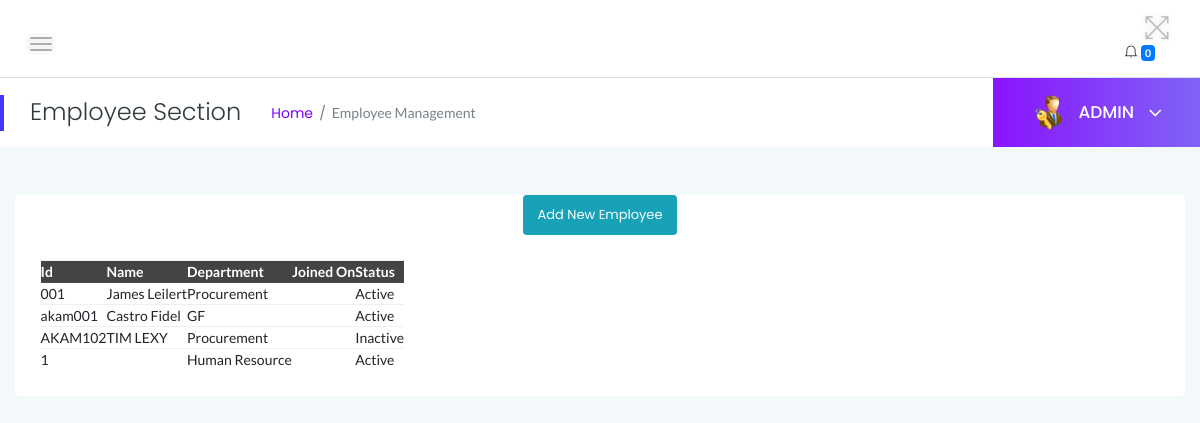
/myadmin/employees/ (signed in), run on the app's committed database.
### myadmin/models.py (models this page shows, shortened)
class Employee(models.Model):
    user = models.OneToOneField(User, on_delete=models.CASCADE, default=None)
    empcode = models.CharField(max_length=10, primary_key=True)
    firstName = models.CharField(max_length=100)
    lastName = models.CharField(max_length=100)
    email = models.EmailField()
    password = models.CharField(max_length=255)
    employee_type = models.CharField(
        max_length=10,
        choices=UN_CHOICES,
        default='Non-Union'
    )
    gender = models.CharField(
        max_length=10,
        choices=GENDER_CHOICES,
        default='Male'
    )
    dob = models.DateField(auto_now_add=True)
    department = models.ForeignKey(Department, on_delete=models.CASCADE)
    address = models.CharField(max_length=255, default="80100")
    city = models.CharField(max_length=100, default="Mombasa")
    country = models.CharField(max_length=100)
    mobileno = models.CharField(max_length=10)
    status = models.CharField(
        max_length=10,
        choices=EMP_CHOICES,
        default='Active'
    )
    CreationDate = models.DateField(auto_now_add=True)

class Department(models.Model):
    department_name = models.CharField(max_length=255)
    department_shortname = models.CharField(max_length=50)
    department_code = models.CharField(max_length=10)
    CreationDate = models.DateField(auto_now_add=True)
    def __str__(self):
        return self.department_name

### myadmin/views.py (the view)
# urls.py: path('employees/', views.employees, name='employees'),
@login_required
def employees(request):
    if not request.user.is_authenticated:
        return redirect('admin_login')  # Redirect to the appropriate URL
    msg = None
    if request.method == 'GET':
        if 'inid' in request.GET:
            id = request.GET.get('inid')
            status = "Inactive"
            employee = Employee.objects.get(id=id)
            employee.Status = status
            employee.save()
            return redirect('employees')
        if 'id' in request.GET:
            id = request.GET.get('id')
            status = "Active"
            employee = Employee.objects.get(id=id)
            employee.Status = status
            employee.save()
            return redirect('employees')
    employees = Employee.objects.all()
    context = {
        'employees': employees,
        'msg': msg
    }
    return render(request, 'admin/employees.html', context)

### myadmin/templates/admin/employees.html (shortened to what this page needs)
{% load static %}
<!Doctype html>
<html class="no-js" lang="en">
<head>
    <link rel="stylesheet" href="{% static 'css/bootstrap.min.css' %}">
    <link rel="stylesheet" href="{% static 'css/font-awesome.min.css' %}">
    <link rel="stylesheet" href="{% static 'css/themify-icons.css' %}">
    <link rel="stylesheet" href="{% static 'css/metisMenu.css' %}">
    <link rel="stylesheet" href="{% static 'css/owl.carousel.min.css' %}">
    <link rel="stylesheet" href="{% static 'css/slicknav.min.css' %}">
    <link rel="stylesheet" href="https://www.amcharts.com/lib/3/plugins/export/export.css" type="text/css" media="all" />
    <link rel="stylesheet" type="text/css" href="https://cdn.datatables.net/1.10.19/css/jquery.dataTables.css">
    <link rel="stylesheet" type="text/css" href="https://cdn.datatables.net/1.10.18/css/dataTables.bootstrap4.min.css">
    <link rel="stylesheet" type="text/css" href="https://cdn.datatables.net/responsive/2.2.3/css/responsive.bootstrap.min.css">
    <link rel="stylesheet" type="text/css" href="https://cdn.datatables.net/responsive/2.2.3/css/responsive.jqueryui.min.css">
    <link rel="stylesheet" href="{% static 'css/typography.css' %}">
    <link rel="stylesheet" href="{% static 'css/default-css.css' %}">
    <link rel="stylesheet" href="{% static 'css/styles.css' %}">
    <link rel="stylesheet" href="{% static 'css/responsive.css' %}">
</head>
<body>
<div class="page-container">
    <div class="main-content">
        <div class="header-area">
            <div class="row align-items-center">
                <div class="col-md-6 col-sm-8 clearfix">
                    <div class="nav-btn pull-left">
                        <span></span>
                        <span></span>
                        <span></span>
                    </div>
                </div>
                <div class="col-md-6 col-sm-4 clearfix">
                    <ul class="notification-area pull-right">
                        <li id="full-view"><i class="ti-fullscreen"></i></li>
                        {% include 'admin/admin-notification.html' %}
                    </ul>
                </div>
            </div>
        </div>
        <div class="page-title-area">
            <div class="row align-items-center">
                <div class="col-sm-6">
                    <div class="breadcrumbs-area clearfix">
                        <h4 class="page-title pull-left">Employee Section</h4>
                        <ul class="breadcrumbs pull-left">
                            <li><a href="{% url 'myadmin:dashboard' %}">Home</a></li>
                            <li><span>Employee Management</span></li>
                        </ul>
                    </div>
                </div>
                <div class="col-sm-6 clearfix">
                    <div class="user-profile pull-right">
                        <img class="avatar user-thumb" src="{% static 'images/admin.png' %}" alt="avatar">
                        <h4 class="user-name dropdown-toggle" data-toggle="dropdown">ADMIN <i class="fa fa-angle-down"></i></h4>
                    </div>
                </div>
            </div>
        </div>
        <div class="main-content-inner">
            <div class="row">
                <div class="col-12 mt-5">
                    <div class="card">
 <center><a href="{% url 'myadmin:add_employee' %}" class="btn btn-sm btn-info">Add New Employee</a></center>
                        <div class="card-body">
                            <div class="data-tables datatable-dark">
    <table>
        <thead>
            <tr>
                <th>Id</th>
                <th>Name</th>
                <th>Department</th>
                <th>Joined On</th>
                <th>Status</th>
            </tr>
        </thead>
        <tbody>
            {% for employee in employees %}
            <tr>
                <td>{{ employee.empcode }}</td>
                <td>{{ employee.firstName }} {{ employee.lastName }}</td>
                <td>{{ employee.department }}</td>
                <td>{{ employee.PostingDate }}</td>
                <td>{{ employee.status }}</td>
            </tr>
            {% endfor %}
        </tbody>
    </table>
                            </div>
  </div>
                    </div>
                </div>
            </div>
        </div>
                </div>
</body>
</html>

### data on the page
Employee: empcode "001", firstName "James", lastName "Leilert", department "Procurement", status "Active"
Employee: empcode "akam001", firstName "Castro", lastName "Fidel", department "GF", status "Active"
Employee: empcode "AKAM102", firstName "TIM", lastName "LEXY", department "Procurement", status "Inactive"
Employee: empcode "1", department "Human Resource", status "Active"

### other printed values
{{ notifications|length }} "0"
